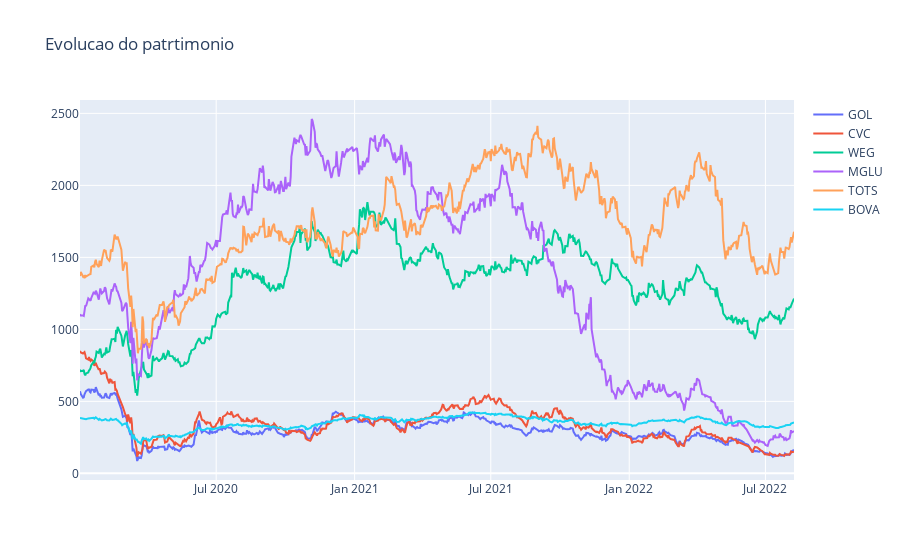

The notebook cell this image was saved under:
### Markdown cell above
## Evolução do patrimônio

### Code cell
# Remove as colunas Soma valor e Taxa retorno.
acoes = dataset.drop(columns=['Soma valor', 'Taxa retorno']).columns

figura = px.line(title='Evolucao do patrtimonio')

for acao in acoes:
    figura.add_scatter(x=datas, y=dataset[acao], name=acao)

figura.show()

### Figure 1 — Plotly figure (JSON) as saved in the notebook; plotly's stock layout.template omitted (floating-point values rounded to 4 significant figures; data arrays with more than 128 entries replaced by an {"elided": "..."} marker saying what was removed)
{"data": [{"name": "GOL", "type": "scatter", "x": {"elided": "646 str values"}, "y": {"elided": "646 float values"}}, {"name": "CVC", "type": "scatter", "x": {"elided": "646 str values"}, "y": {"elided": "646 float values"}}, {"name": "WEG", "type": "scatter", "x": {"elided": "646 str values"}, "y": {"elided": "646 float values"}}, {"name": "MGLU", "type": "scatter", "x": {"elided": "646 str values"}, "y": {"elided": "646 float values"}}, {"name": "TOTS", "type": "scatter", "x": {"elided": "646 str values"}, "y": {"elided": "646 float values"}}, {"name": "BOVA", "type": "scatter", "x": {"elided": "646 str values"}, "y": {"elided": "646 float values"}}], "layout": {"legend": {"tracegroupgap": 0}, "title": {"text": "Evolucao do patrtimonio"}, "xaxis": {"anchor": "y", "domain": [0, 1]}, "yaxis": {"anchor": "x", "domain": [0, 1]}}}
